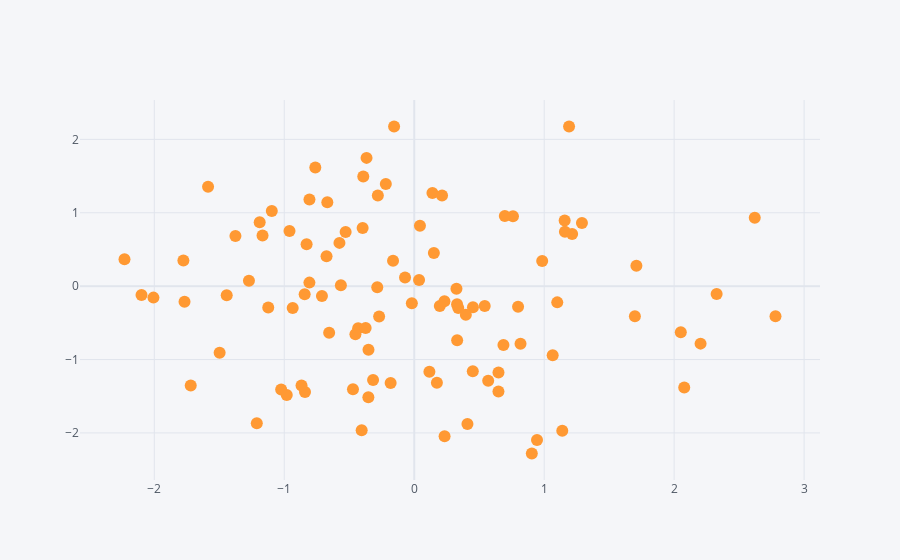

Notebook cell for this chart:
### Code cell
# Note by default it tries to connect all the points
df.iplot(kind='scatter', x='A', y='B', mode='markers')
